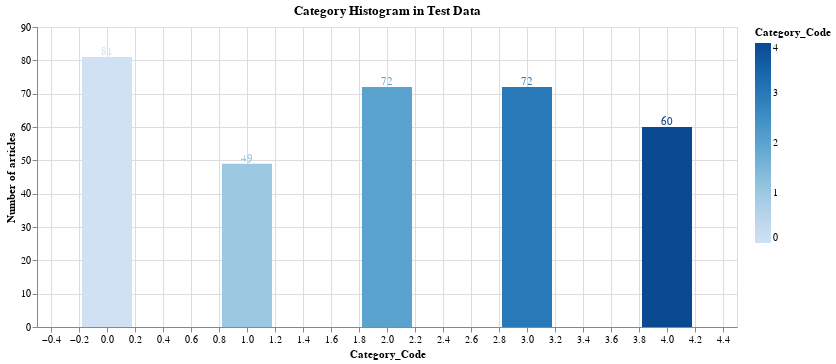

Here is the notebook cell this chart was saved with:
### Code cell
bars = alt.Chart(pd.DataFrame(y_test)).mark_bar(size=50).encode(
    x=alt.X("Category_Code"),
    y=alt.Y("count():Q", axis=alt.Axis(title='Number of articles')),
    tooltip=[alt.Tooltip('count()', title='Number of articles'), 'Category_Code'],
    color='Category_Code'

)

text = bars.mark_text(
    align='center',
    baseline='bottom',
).encode(
    text='count()'
)

(bars + text).interactive().properties(
    height=300, 
    width=700,
    title = "Category Histogram in Test Data",
)

### Figure 1 — Vega-Lite specification as saved in the notebook (floating-point values rounded to 4 significant figures; data arrays with more than 128 entries replaced by an {"elided": "..."} marker saying what was removed)
{"config": {"view": {"continuousWidth": 400, "continuousHeight": 300}}, "layer": [{"mark": {"type": "bar", "size": 50}, "encoding": {"color": {"type": "quantitative", "field": "Category_Code"}, "tooltip": [{"type": "quantitative", "aggregate": "count", "title": "Number of articles"}, {"type": "quantitative", "field": "Category_Code"}], "x": {"type": "quantitative", "field": "Category_Code"}, "y": {"type": "quantitative", "aggregate": "count", "axis": {"title": "Number of articles"}}}, "selection": {"selector010": {"type": "interval", "bind": "scales", "encodings": ["x", "y"]}}}, {"mark": {"type": "text", "align": "center", "baseline": "bottom"}, "encoding": {"color": {"type": "quantitative", "field": "Category_Code"}, "text": {"type": "quantitative", "aggregate": "count"}, "tooltip": [{"type": "quantitative", "aggregate": "count", "title": "Number of articles"}, {"type": "quantitative", "field": "Category_Code"}], "x": {"type": "quantitative", "field": "Category_Code"}, "y": {"type": "quantitative", "aggregate": "count", "axis": {"title": "Number of articles"}}}}], "data": {"name": "data-1660d6da707e52b7f368cb81120e999b"}, "height": 300, "title": "Category Histogram in Test Data", "width": 700, "$schema": "https://vega.github.io/schema/vega-lite/v4.8.1.json", "datasets": {"data-1660d6da707e52b7f368cb81120e999b": {"elided": "334 records"}}}
